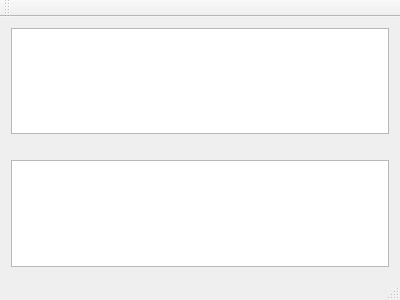
<?xml version="1.0" encoding="UTF-8"?>
<ui version="4.0">
 <class>MainWindow</class>
 <widget class="QMainWindow" name="MainWindow">
  <property name="geometry">
   <rect>
    <x>0</x>
    <y>0</y>
    <width>400</width>
    <height>300</height>
   </rect>
  </property>
  <property name="windowTitle">
   <string>MainWindow</string>
  </property>
  <widget class="QWidget" name="centralWidget">
   <layout class="QVBoxLayout" name="verticalLayout">
    <item>
     <widget class="QTextEdit" name="textEdit"/>
    </item>
    <item>
     <spacer name="horizontalSpacer">
      <property name="orientation">
       <enum>Qt::Horizontal</enum>
      </property>
      <property name="sizeHint" stdset="0">
       <size>
        <width>379</width>
        <height>20</height>
       </size>
      </property>
     </spacer>
    </item>
    <item>
     <widget class="QListWidget" name="listWidget"/>
    </item>
   </layout>
  </widget>
  <widget class="QMenuBar" name="menuBar">
   <property name="geometry">
    <rect>
     <x>0</x>
     <y>0</y>
     <width>400</width>
     <height>22</height>
    </rect>
   </property>
  </widget>
  <widget class="QToolBar" name="mainToolBar">
   <attribute name="toolBarArea">
    <enum>TopToolBarArea</enum>
   </attribute>
   <attribute name="toolBarBreak">
    <bool>false</bool>
   </attribute>
  </widget>
  <widget class="QStatusBar" name="statusBar"/>
 </widget>
 <layoutdefault spacing="6" margin="11"/>
 <resources/>
 <connections/>
</ui>
